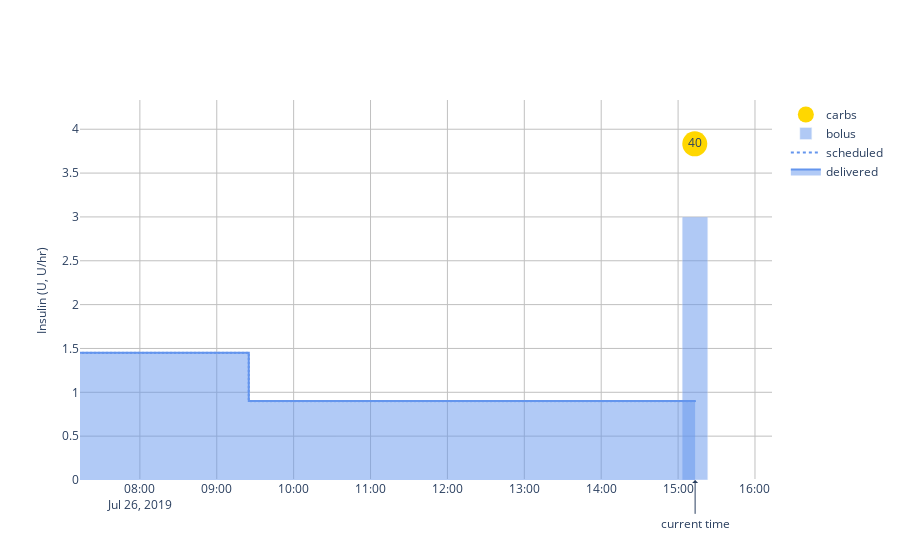

Notebook cell for this chart:
### Markdown cell above
# Visualize Insulin & Carb Event Data

### Code cell
bolus_trace = go.Bar(
    name="bolus",
    x=bolus["startTime"],
    y=bolus["dose"],
    hoverinfo="y+name",
    width=2000*60*10,
    marker=dict(color='cornflowerblue'),
    opacity=0.5
)

sbr_trace = go.Scattergl(
    name="scheduled",
    mode='lines',
    x=basal["datetime"],
    y=basal["sbr"],
    hoverinfo="y+name",
    line=dict(
        shape='vh',
        color='cornflowerblue',
        dash='dot'
    )
)

basal_trace = go.Scatter(
    name="delivered",
    mode='lines',
    x=basal["datetime"],
    y=basal["delivered"],
    hoverinfo="y+name",
    line=dict(
        shape='vh',
        color='cornflowerblue'
    ),
    fill='tonexty'
)

carb_trace = go.Scatter(
    name="carbs",
    mode='markers + text',
    x=carbs["datetime"],
    y=carbs["bolus_height"] + 0.5,
    hoverinfo="name",
    marker=dict(
        color='gold',
        size=25
    ),
    text=carbs["grams"],
    textposition='middle center'
)
data = [
    basal_trace, sbr_trace,
    bolus_trace, carb_trace,
]

y_height = max(
    basal["sbr"].max(),
    basal["tbr"].max(),
    bolus["dose"].max(),
    carbs["bolus_height"].max()
) + 1

layout = go.Layout(
    showlegend=True,
    plot_bgcolor="white",
    yaxis=dict(
        range=[0, y_height],
        fixedrange=True,
        hoverformat=".2f",
        showgrid=True,
        gridcolor="#c0c0c0",
        title=dict(
            text="Insulin (U, U/hr)",
            font=dict(
                size=12
            )
        )
    ),
    xaxis=dict(
        range=(
            current_time - datetime.timedelta(hours=8),
            current_time + datetime.timedelta(hours=1)
        ),
        showgrid=True,
        gridcolor="#c0c0c0",
    ),
    annotations=[
        go.layout.Annotation(
            x=current_time,
            y=0,
            xref="x",
            yref="y",
            text="current time",
            showarrow=True,
            arrowhead=1,
            ax=0,
            ayref="y",
            ay=-0.5
        )
    ],
    dragmode="pan",
    hovermode="x"
)

# TODO: put basal and bolus amounts on the same scale
# so that the amount of insulin is represented by the area
# of the bars
fig = go.Figure(data=data, layout=layout)
fig

### Figure 1 — Plotly figure (JSON) as saved in the notebook; plotly's stock layout.template omitted (floating-point values rounded to 4 significant figures; data arrays with more than 128 entries replaced by an {"elided": "..."} marker saying what was removed)
{"data": [{"fill": "tonexty", "hoverinfo": "y+name", "line": {"color": "cornflowerblue", "shape": "vh"}, "mode": "lines", "name": "delivered", "type": "scatter", "x": {"elided": "508 str values"}, "y": {"elided": "508 float values"}}, {"hoverinfo": "y+name", "line": {"color": "cornflowerblue", "dash": "dot", "shape": "vh"}, "mode": "lines", "name": "scheduled", "type": "scattergl", "x": {"elided": "508 str values"}, "y": {"elided": "508 float values"}}, {"hoverinfo": "y+name", "marker": {"color": "cornflowerblue"}, "name": "bolus", "opacity": 0.5, "type": "bar", "width": 1200000, "x": ["2019-07-26T15:13:11+00:00"], "y": [3]}, {"hoverinfo": "name", "marker": {"color": "gold", "size": 25}, "mode": "markers+text", "name": "carbs", "text": [40], "textposition": "middle center", "type": "scatter", "x": ["2019-07-26T15:13:01+00:00"], "y": [3.833]}], "layout": {"annotations": [{"arrowhead": 1, "ax": 0, "ay": -0.5, "ayref": "y", "showarrow": true, "text": "current time", "x": "2019-07-26T15:13:17+00:00", "xref": "x", "y": 0, "yref": "y"}], "autosize": true, "dragmode": "pan", "hovermode": "x", "plot_bgcolor": "white", "showlegend": true, "xaxis": {"gridcolor": "#c0c0c0", "range": ["2019-07-26T07:13:17+00:00", "2019-07-26T16:13:17+00:00"], "showgrid": true, "type": "date"}, "yaxis": {"fixedrange": true, "gridcolor": "#c0c0c0", "hoverformat": ".2f", "range": [0, 4.333], "showgrid": true, "title": {"font": {"size": 12}, "text": "Insulin (U, U/hr)"}, "type": "linear"}}}
